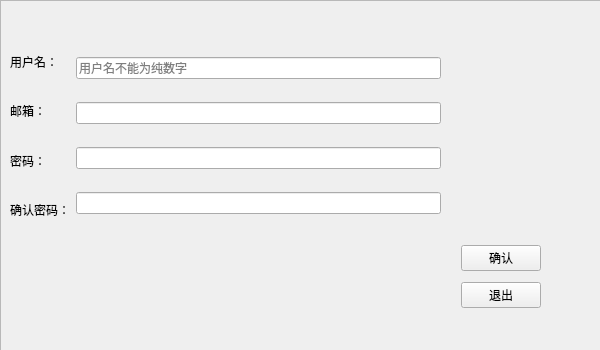
<?xml version="1.0" encoding="UTF-8"?>
<ui version="4.0">
 <class>Signup</class>
 <widget class="QWidget" name="Signup">
  <property name="geometry">
   <rect>
    <x>0</x>
    <y>0</y>
    <width>600</width>
    <height>350</height>
   </rect>
  </property>
  <property name="minimumSize">
   <size>
    <width>600</width>
    <height>350</height>
   </size>
  </property>
  <property name="maximumSize">
   <size>
    <width>600</width>
    <height>350</height>
   </size>
  </property>
  <property name="windowTitle">
   <string>创建账户</string>
  </property>
  <property name="styleSheet">
   <string notr="true"/>
  </property>
  <widget class="QWidget" name="layoutWidget">
   <property name="geometry">
    <rect>
     <x>380</x>
     <y>240</y>
     <width>241</width>
     <height>74</height>
    </rect>
   </property>
   <layout class="QGridLayout" name="gridLayout">
    <item row="0" column="0">
     <spacer name="horizontalSpacer">
      <property name="orientation">
       <enum>Qt::Horizontal</enum>
      </property>
      <property name="sizeHint" stdset="0">
       <size>
        <width>40</width>
        <height>20</height>
       </size>
      </property>
     </spacer>
    </item>
    <item row="1" column="1">
     <widget class="QPushButton" name="pushButton_2">
      <property name="text">
       <string>退出</string>
      </property>
     </widget>
    </item>
    <item row="1" column="2">
     <spacer name="horizontalSpacer_4">
      <property name="orientation">
       <enum>Qt::Horizontal</enum>
      </property>
      <property name="sizeHint" stdset="0">
       <size>
        <width>40</width>
        <height>20</height>
       </size>
      </property>
     </spacer>
    </item>
    <item row="1" column="0">
     <spacer name="horizontalSpacer_2">
      <property name="orientation">
       <enum>Qt::Horizontal</enum>
      </property>
      <property name="sizeHint" stdset="0">
       <size>
        <width>40</width>
        <height>20</height>
       </size>
      </property>
     </spacer>
    </item>
    <item row="0" column="1">
     <widget class="QPushButton" name="pushButton">
      <property name="text">
       <string>确认</string>
      </property>
     </widget>
    </item>
    <item row="0" column="2">
     <spacer name="horizontalSpacer_3">
      <property name="orientation">
       <enum>Qt::Horizontal</enum>
      </property>
      <property name="sizeHint" stdset="0">
       <size>
        <width>40</width>
        <height>20</height>
       </size>
      </property>
     </spacer>
    </item>
   </layout>
  </widget>
  <widget class="QWidget" name="widget" native="true">
   <property name="geometry">
    <rect>
     <x>10</x>
     <y>40</y>
     <width>431</width>
     <height>191</height>
    </rect>
   </property>
   <layout class="QHBoxLayout" name="horizontalLayout">
    <item>
     <layout class="QVBoxLayout" name="verticalLayout">
      <item>
       <widget class="QLabel" name="label">
        <property name="text">
         <string>用户名：</string>
        </property>
       </widget>
      </item>
      <item>
       <widget class="QLabel" name="label_2">
        <property name="text">
         <string>邮箱：</string>
        </property>
       </widget>
      </item>
      <item>
       <widget class="QLabel" name="label_3">
        <property name="text">
         <string>密码：</string>
        </property>
       </widget>
      </item>
      <item>
       <widget class="QLabel" name="label_4">
        <property name="text">
         <string>确认密码：</string>
        </property>
       </widget>
      </item>
     </layout>
    </item>
    <item>
     <layout class="QVBoxLayout" name="verticalLayout_2">
      <item>
       <widget class="QLineEdit" name="lineEdit">
        <property name="placeholderText">
         <string>用户名不能为纯数字</string>
        </property>
       </widget>
      </item>
      <item>
       <widget class="QLineEdit" name="lineEdit_2"/>
      </item>
      <item>
       <widget class="QLineEdit" name="lineEdit_3"/>
      </item>
      <item>
       <widget class="QLineEdit" name="lineEdit_4"/>
      </item>
     </layout>
    </item>
   </layout>
  </widget>
  <widget class="QFrame" name="frame">
   <property name="geometry">
    <rect>
     <x>0</x>
     <y>0</y>
     <width>601</width>
     <height>351</height>
    </rect>
   </property>
   <property name="styleSheet">
    <string notr="true">background-image: url(:/bg4.png);</string>
   </property>
   <property name="frameShape">
    <enum>QFrame::StyledPanel</enum>
   </property>
   <property name="frameShadow">
    <enum>QFrame::Raised</enum>
   </property>
  </widget>
  <zorder>frame</zorder>
  <zorder>layoutWidget</zorder>
  <zorder>widget</zorder>
 </widget>
 <resources/>
 <connections/>
</ui>
